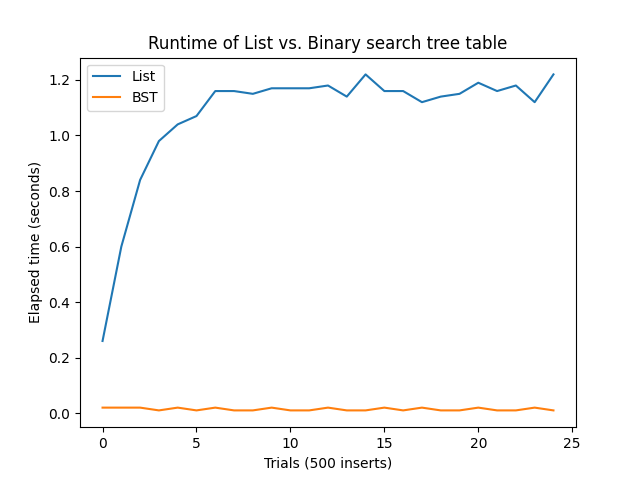

Write Python code to recreate this figure.
import matplotlib.pyplot as plt

data = list(map(lambda x: list(map(float, filter(lambda x: x[0] != ';', x))),
                map(lambda x: open(x).read().splitlines(),
                    ["3.26.results.list.txt", "3.26.results.bst.txt"])))

plt.plot(data[0], label = "List")
plt.plot(data[1], label = "BST")
plt.legend()
plt.title("Runtime of List vs. Binary search tree table")
plt.xlabel("Trials (500 inserts)")
plt.ylabel("Elapsed time (seconds)")
plt.savefig("3.26.plot.png")
